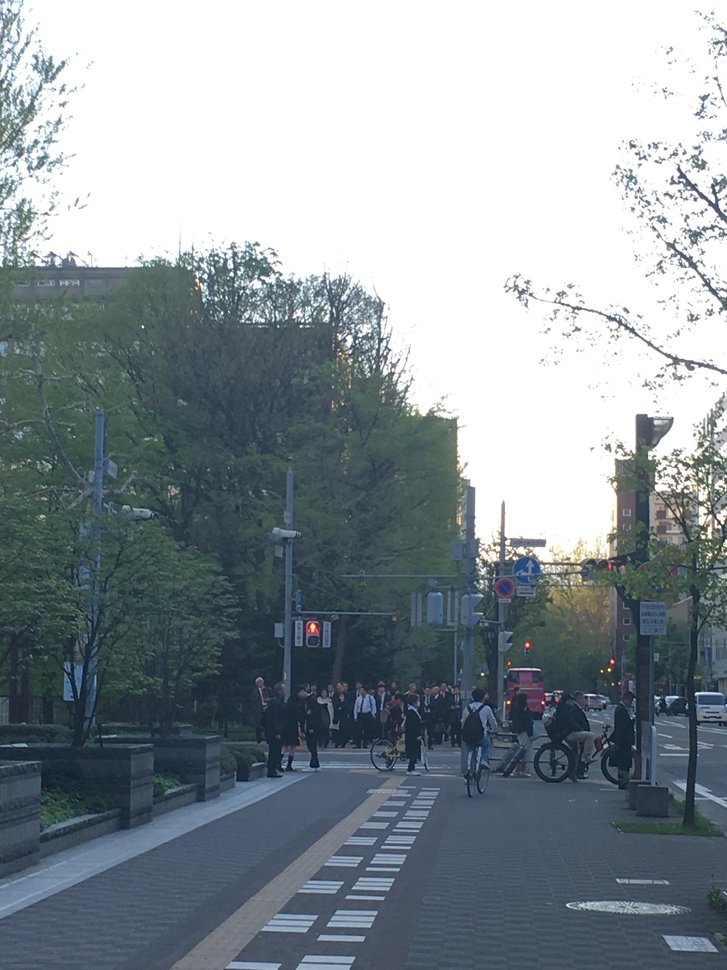
#> input picture img/sapporo.JPG, 727 x 970 px, shrunk from 3024 x 4032 before the run
$ jupyter execute opencv.ipynb
#> lines starting #> are read from the running program, lines starting #| are printed output that depends on the picture; after the words box and inside, x2 and y2 are one past the last pixel; in counts of white or black regions, pixels touching at a corner belong together
[cell 1]
import cv2, matplotlib
import numpy as np
import matplotlib.pyplot as plt

## イメージの読み込み

[cell 2]
# read an image
img = cv2.imread('img/sapporo.JPG')
#> img is the input picture: shape (970, 727, 3); mean B, G, R 152.8, 147.1, 137.6

[cell 3]
# show original image
plt.imshow(img)

## 画像のスムージング(ガウスぼかし)

[cell 4]
# gaussian blurring with a 5x5 kernel
img_blur_small = cv2.GaussianBlur(img, (5,5), 0)
plt.imshow(img_blur_small)

## HSV画像に変換

[cell 5]
# convert image to RGB color for matplotlib
img_HSV = cv2.cvtColor(img_blur_small, cv2.COLOR_BGR2HSV)
#> img_HSV: shape (970, 727, 3); mean H, S, V 67.3, 45.9, 153.8

[cell 6]
# show hsv image
plt.imshow(img_HSV)

## 閾値設定

[cell 7]
# threshold for hue channel in blue range
green_min = np.array([0, 20, 0], np.uint8)
green_max = np.array([100, 255, 180], np.uint8)
threshold_green_img = cv2.inRange(img_HSV, green_min, green_max)
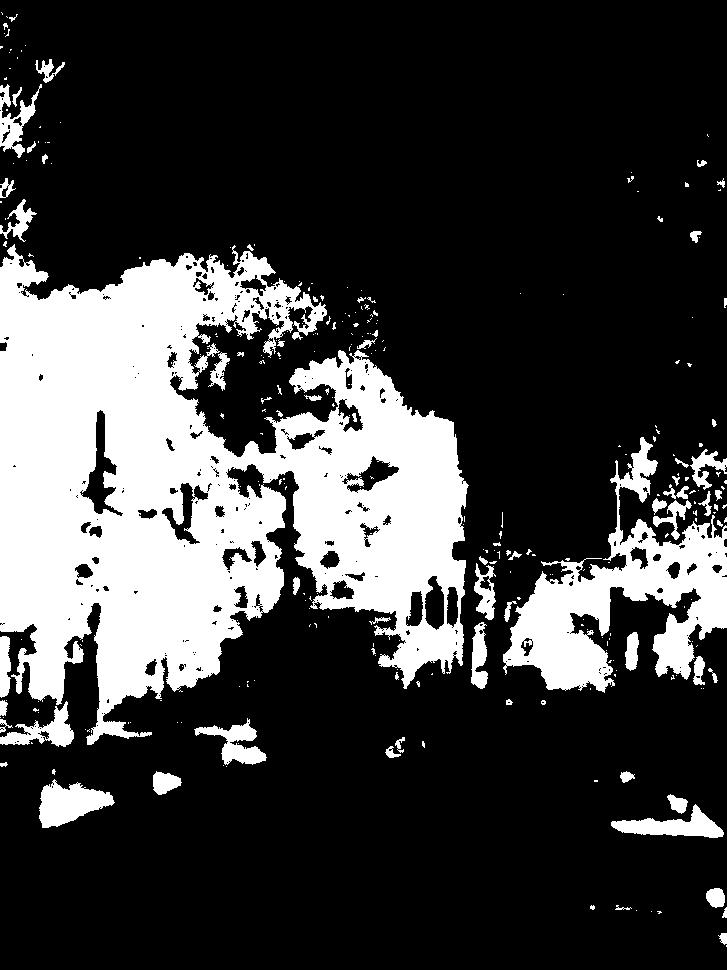
#> threshold_green_img: shape (970, 727); 24.1% white; 300 white regions (229 under 20 px), largest, box (x1, y1, x2, y2) and area: (0, 244, 469, 745) 132642, (503, 437, 727, 693) 20070, (39, 779, 115, 828) 2172
threshold_green_img = cv2.cvtColor(threshold_green_img, cv2.COLOR_GRAY2RGB)

[cell 8]
# show image
plt.imshow(threshold_green_img)

## 画像のマスキング

[cell 9]
mask_rgb = cv2.bitwise_and(img, threshold_green_img)
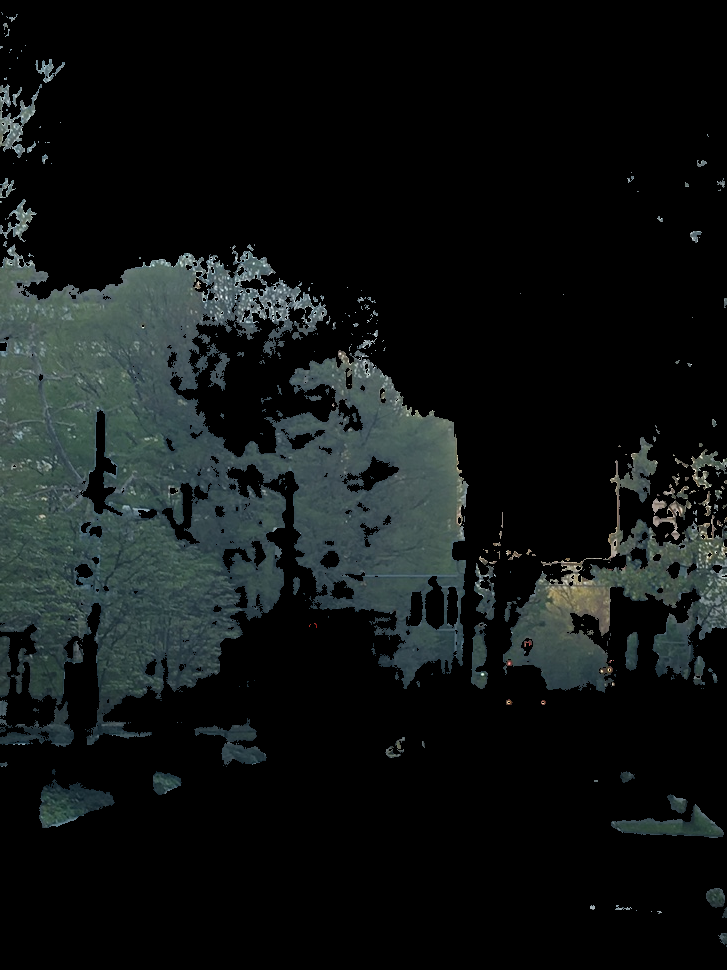
#> mask_rgb: shape (970, 727, 3); mean B, G, R 20.5, 20.7, 16.4

[cell 10]
# perform bitwise and on mask to obtain cut-out image that is not blue
masked_img = cv2.bitwise_and(img, mask_rgb)
mask_background = cv2.bitwise_not(threshold_green_img)

masked_replace_white = cv2.addWeighted(masked_img, 1, mask_background, 1, 2)
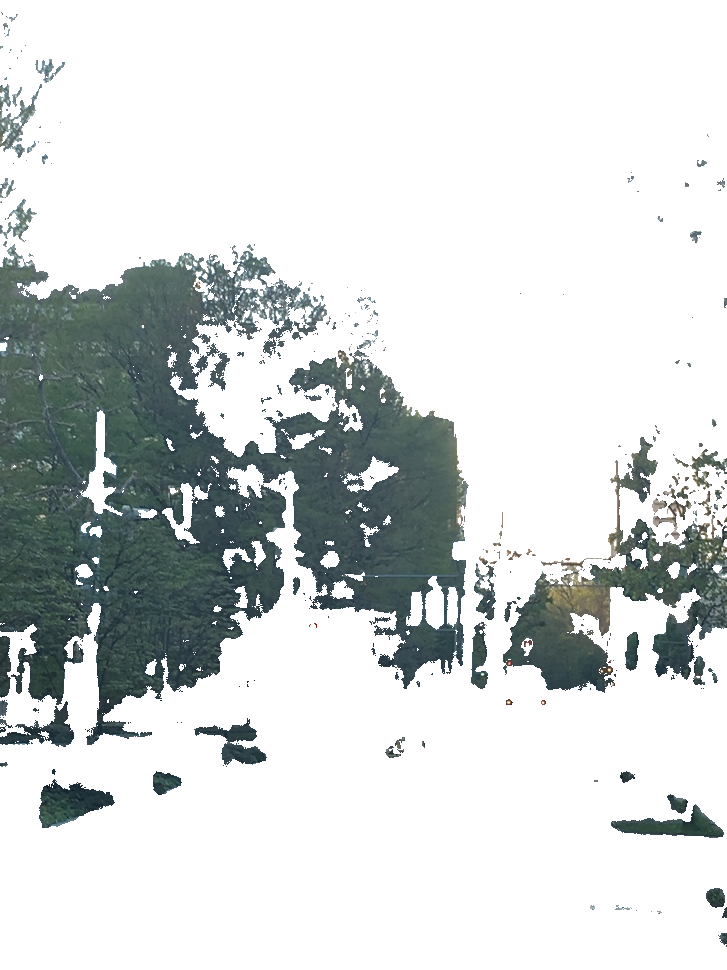
#> masked_replace_white: shape (970, 727, 3); mean B, G, R 214.5, 214.7, 210.5
